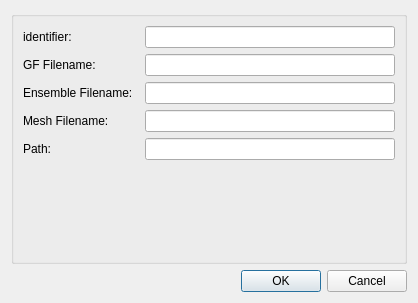
<?xml version="1.0" encoding="UTF-8"?>
<ui version="4.0">
 <class>ConfigureDialog</class>
 <widget class="QDialog" name="Dialog">
  <property name="geometry">
   <rect>
    <x>0</x>
    <y>0</y>
    <width>418</width>
    <height>303</height>
   </rect>
  </property>
  <property name="windowTitle">
   <string>ConfigureDialog</string>
  </property>
  <layout class="QGridLayout" name="gridLayout">
   <item row="0" column="0">
    <widget class="QGroupBox" name="configGroupBox">
     <property name="title">
      <string/>
     </property>
     <layout class="QFormLayout" name="formLayout">
      <item row="0" column="0">
       <widget class="QLabel" name="label0">
        <property name="text">
         <string>identifier:  </string>
        </property>
       </widget>
      </item>
      <item row="0" column="1">
       <widget class="QLineEdit" name="lineEdit0"/>
      </item>

      <item row="1" column="0">
       <widget class="QLabel" name="label1">
        <property name="text">
         <string>GF Filename:  </string>
        </property>
       </widget>
      </item>
      <item row="1" column="1">
       <widget class="QLineEdit" name="lineEdit1"/>
      </item>

      <item row="2" column="0">
       <widget class="QLabel" name="label2">
        <property name="text">
         <string>Ensemble Filename:  </string>
        </property>
       </widget>
      </item>
      <item row="2" column="1">
       <widget class="QLineEdit" name="lineEdit2"/>
      </item>

      <item row="3" column="0">
       <widget class="QLabel" name="label3">
        <property name="text">
         <string>Mesh Filename:  </string>
        </property>
       </widget>
      </item>
      <item row="3" column="1">
       <widget class="QLineEdit" name="lineEdit3"/>
      </item>

      <item row="4" column="0">
       <widget class="QLabel" name="label4">
        <property name="text">
         <string>Path:  </string>
        </property>
       </widget>
      </item>
      <item row="4" column="1">
       <widget class="QLineEdit" name="lineEdit4"/>
      </item>
     </layout>
    </widget>
   </item>
   <item row="1" column="0">
    <widget class="QDialogButtonBox" name="buttonBox">
     <property name="orientation">
      <enum>Qt::Horizontal</enum>
     </property>
     <property name="standardButtons">
      <set>QDialogButtonBox::Cancel|QDialogButtonBox::Ok</set>
     </property>
    </widget>
   </item>
  </layout>
 </widget>
 <resources/>
 <connections>
  <connection>
   <sender>buttonBox</sender>
   <signal>accepted()</signal>
   <receiver>ConfigureDialog</receiver>
   <slot>accept()</slot>
   <hints>
    <hint type="sourcelabel">
     <x>248</x>
     <y>254</y>
    </hint>
    <hint type="destinationlabel">
     <x>157</x>
     <y>274</y>
    </hint>
   </hints>
  </connection>
  <connection>
   <sender>buttonBox</sender>
   <signal>rejected()</signal>
   <receiver>ConfigureDialog</receiver>
   <slot>reject()</slot>
   <hints>
    <hint type="sourcelabel">
     <x>316</x>
     <y>260</y>
    </hint>
    <hint type="destinationlabel">
     <x>286</x>
     <y>274</y>
    </hint>
   </hints>
  </connection>
 </connections>
</ui>
